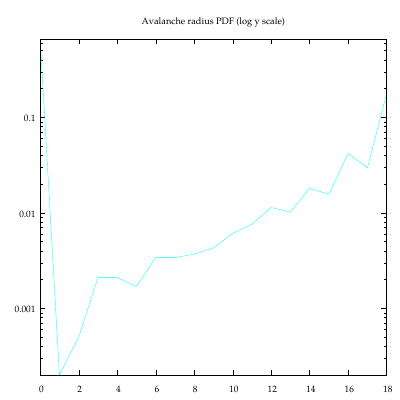

The gnuplot source for this figure:
# Use this as a template to graph results
set terminal pdf enhance font "palatino,10" size 4,4

set output 'pr_radii.pdf'
set title  "Avalanche radius PDF (log y scale)"

set logscale y

set palette rgb 21,22,23

set autoscale xfix
set autoscale yfix
set autoscale cbfix

plot 'pr_radii.dat' using 1:2 with lines ls 5 notitle
